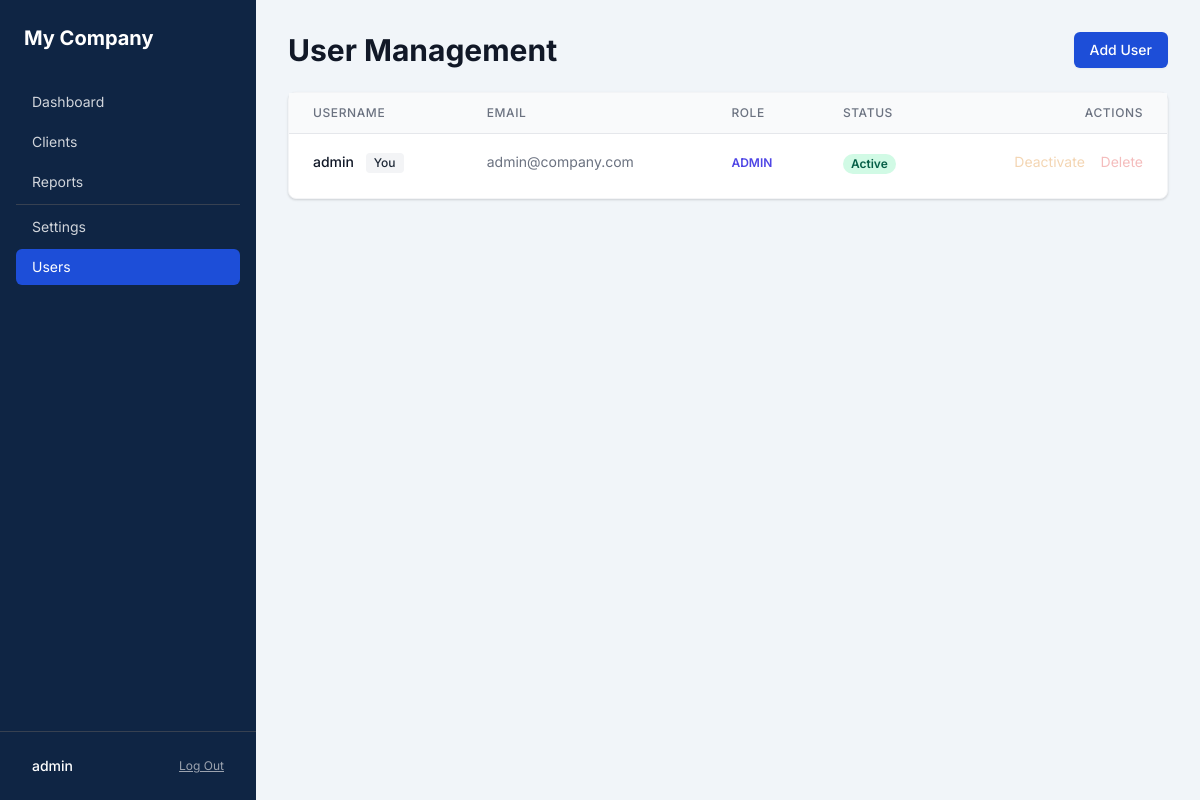
Page /users/ (signed in) on the committed database.
### models/settings.py (models this page shows)
class CompanySettings(db.Model):
    __tablename__ = "company_settings"
    id             = db.Column(db.Integer, primary_key=True)
    company_name   = db.Column(db.String(120), default="My Company")
    description    = db.Column(db.Text,        default="")
    logo_filename  = db.Column(db.String(200), default="")
    primary_color  = db.Column(db.String(7),   default="#1D4ED8")
    accent_color   = db.Column(db.String(7),   default="#065F46")
    contact_email  = db.Column(db.String(120), default="")
    smtp_host      = db.Column(db.String(200), default="smtp.gmail.com")
    smtp_port      = db.Column(db.Integer,     default=587)
    smtp_user      = db.Column(db.String(120), default="")
    smtp_pass      = db.Column(db.String(200), default="")
    smtp_from      = db.Column(db.String(120), default="")

### models/user.py (models this page shows, shortened)
class User(db.Model, UserMixin):
    __tablename__ = "users"
    id            = db.Column(db.Integer, primary_key=True)
    username      = db.Column(db.String(80),  unique=True, nullable=False)
    email         = db.Column(db.String(120), unique=True, nullable=False)
    password_hash = db.Column(db.String(256), nullable=False)
    role          = db.Column(db.String(20),  default="admin")  # "admin" | "viewer"
    is_active     = db.Column(db.Boolean,     default=True)
    created_at    = db.Column(db.DateTime,    default=datetime.utcnow)
    last_login    = db.Column(db.DateTime,    nullable=True)
    def is_admin(self):
        return self.role == "admin"

### routes/users.py (the view)
@bp.route("/")
@login_required
@admin_required
def index():
    users = User.query.all()
    return render_template("users/index.html", users=users)

### utils.py (called while the page is built)
def admin_required(f):
    @wraps(f)
    def decorated_function(*args, **kwargs):
        if not current_user.is_authenticated:
            return redirect(url_for('auth.login'))
        if not current_user.is_admin():
            flash("Access denied. Admin privileges required.", "error")
            return redirect(url_for('dashboard.index'))
        return f(*args, **kwargs)
    return decorated_function

### templates/users/index.html
{% extends "base.html" %}
{% block content %}
<div class="max-w-7xl mx-auto">
    <div class="md:flex md:items-center md:justify-between mb-6">
        <div class="flex-1 min-w-0">
            <h2 class="text-2xl font-bold leading-7 text-gray-900 sm:text-3xl sm:truncate">User Management</h2>
        </div>
        <div class="mt-4 flex md:mt-0 md:ml-4">
            <a href="{{ url_for('users.add') }}"
                class="ml-3 inline-flex items-center px-4 py-2 border border-transparent rounded-md shadow-sm text-sm font-medium text-white btn-primary">
                Add User
            </a>
        </div>
    </div>
    <div class="bg-white shadow rounded-lg border border-gray-100 pb-2">
        <div class="overflow-x-auto">
            <table class="min-w-full divide-y divide-gray-200">
                <thead class="bg-gray-50">
                    <tr>
                        <th class="px-6 py-3 text-left text-xs font-medium text-gray-500 uppercase tracking-wider">
                            Username</th>
                        <th class="px-6 py-3 text-left text-xs font-medium text-gray-500 uppercase tracking-wider">Email
                        </th>
                        <th class="px-6 py-3 text-left text-xs font-medium text-gray-500 uppercase tracking-wider">Role
                        </th>
                        <th class="px-6 py-3 text-left text-xs font-medium text-gray-500 uppercase tracking-wider">
                            Status</th>
                        <th class="px-6 py-3 text-right text-xs font-medium text-gray-500 uppercase tracking-wider">
                            Actions</th>
                    </tr>
                </thead>
                <tbody class="bg-white divide-y divide-gray-200">
                    {% for user in users %}
                    <tr class="hover:bg-gray-50">
                        <td class="px-6 py-4 whitespace-nowrap text-sm font-medium text-gray-900">
                            {{ user.username }}
                            {% if user.id == current_user.id %}
                            <span
                                class="ml-2 inline-flex items-center px-2 py-0.5 rounded text-xs font-medium bg-gray-100 text-gray-800">You</span>
                            {% endif %}
                        </td>
                        <td class="px-6 py-4 whitespace-nowrap text-sm text-gray-500">{{ user.email }}</td>
                        <td class="px-6 py-4 whitespace-nowrap text-sm text-gray-500">
                            {% if user.role == "admin" %}
                            <span class="text-indigo-600 font-semibold text-xs uppercase">{{ user.role }}</span>
                            {% else %}
                            <span class="text-gray-500 font-semibold text-xs uppercase">{{ user.role }}</span>
                            {% endif %}
                        </td>
                        <td class="px-6 py-4 whitespace-nowrap">
                            {% if user.is_active %}
                            <span
                                class="px-2 inline-flex text-xs leading-5 font-semibold rounded-full bg-green-100 text-green-800">Active</span>
                            {% else %}
                            <span
                                class="px-2 inline-flex text-xs leading-5 font-semibold rounded-full bg-red-100 text-red-800">Inactive</span>
                            {% endif %}
                        </td>
                        <td class="px-6 py-4 whitespace-nowrap text-right text-sm font-medium space-x-3">
                            <form action="{{ url_for('users.toggle', id=user.id) }}" method="POST" class="inline" {% if
                                user.id==current_user.id %}onsubmit="return false;" {% endif %}>
                                <button type="submit"
                                    class="Hover:underline {% if user.is_active %}text-yellow-600 hover:text-yellow-900{% else %}text-green-600 hover:text-green-900{% endif %}"
                                    {% if user.id==current_user.id %}disabled style="opacity:0.3; cursor:not-allowed" {%
                                    endif %}>
                                    {% if user.is_active %}Deactivate{% else %}Activate{% endif %}
                                </button>
                            </form>
                            <form action="{{ url_for('users.delete', id=user.id) }}" method="POST" class="inline"
                                onsubmit="return confirm('Are you sure you want to completely delete this user?');" {%
                                if user.id==current_user.id %}onsubmit="return false;" {% endif %}>
                                <button type="submit" class="text-red-600 hover:text-red-900 hover:underline" {% if
                                    user.id==current_user.id %}disabled style="opacity:0.3; cursor:not-allowed" {% endif
                                    %}>
                                    Delete
                                </button>
                            </form>
                        </td>
                    </tr>
                    {% endfor %}
                </tbody>
            </table>
        </div>
    </div>
</div>
{% endblock %}

### templates/base.html (shortened to what this page needs)
<!DOCTYPE html>
<html lang="en">
<head>
  <link href="https://cdn.jsdelivr.net/npm/tailwindcss@2.2.19/dist/tailwind.min.css" rel="stylesheet">
  <link rel="stylesheet" href="{{ url_for('static', filename='css/custom.css') }}">
  {% set s = get_company_settings() %}
</head>
<body class="flex h-screen overflow-hidden text-gray-800">
  {% if current_user.is_authenticated %}
  <aside class="w-64 flex-shrink-0 flex flex-col pt-6 pb-4" style="background-color: #0F2544;">
    <div class="px-6 mb-8 text-white">
      <h1 class="text-xl font-bold truncate">{{ s.company_name }}</h1>
    </div>
    <nav class="flex-1 px-4 space-y-1 overflow-y-auto">
      <a href="{{ url_for('dashboard.index') }}" class="block px-4 py-2 text-sm text-gray-300 hover:text-white {% if request.endpoint == 'dashboard.index' %}sidebar-active{% endif %}">
        Dashboard
      </a>
      <a href="{{ url_for('clients.list_clients') }}" class="block px-4 py-2 text-sm text-gray-300 hover:text-white {% if request.endpoint and request.endpoint.startswith('clients.') %}sidebar-active{% endif %}">
        Clients
      </a>
      <a href="{{ url_for('reports.list_reports') }}" class="block px-4 py-2 text-sm text-gray-300 hover:text-white {% if request.endpoint and request.endpoint.startswith('reports.') %}sidebar-active{% endif %}">
        Reports
      </a>
      {% if current_user.is_admin() %}
      <div class="my-4 border-t border-gray-700"></div>
      <a href="{{ url_for('settings.index') }}" class="block px-4 py-2 text-sm text-gray-300 hover:text-white {% if request.endpoint and request.endpoint.startswith('settings.') %}sidebar-active{% endif %}">
        Settings
      </a>
      <a href="{{ url_for('users.index') }}" class="block px-4 py-2 text-sm text-gray-300 hover:text-white {% if request.endpoint and request.endpoint.startswith('users.') %}sidebar-active{% endif %}">
        Users
      </a>
      {% endif %}
    </nav>
    <div class="px-4 mt-auto border-t border-gray-700 pt-4">
      <div class="flex items-center justify-between px-4 py-2">
        <span class="text-sm font-medium text-white max-w-[100px] truncate" title="{{ current_user.username }}">
          {{ current_user.username }}
        </span>
        <a href="{{ url_for('auth.logout') }}" class="text-xs text-gray-400 hover:text-white underline">Log Out</a>
      </div>
    </div>
  </aside>
  {% endif %}
  <main class="flex-1 flex flex-col overflow-hidden w-full h-full relative">
    <div id="flash-container" class="absolute top-0 left-0 right-0 z-50 pointer-events-none p-4 flex flex-col items-center">
    </div>
    <div class="flex-1 overflow-auto p-8">
      {% block content %}{% endblock %}
    </div>
  </main>
</body>
</html>

### static/css/custom.css (style rules this page uses)
:root { --primary: #1D4ED8; --accent: #065F46; }
.btn-primary { background-color: var(--primary); color: #fff; border: none; }
.sidebar-active { background-color: var(--primary) !important; border-radius: 6px; color: white !important; }
body { background-color: #F1F5F9; font-family: 'Inter', sans-serif; }

### rows in the picture
CompanySettings: company_name "My Company"
User: username "admin", shows "You", email "admin@company.com", role "ADMIN", is_active "Active"
